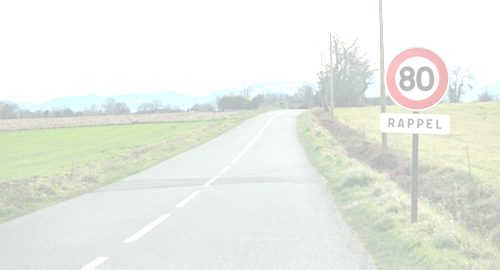
#> input picture EVAL/ressources/route1_bruit2.png, 500 x 270 px
$ python egalisation.py
#> lines starting #> are read from the running program, lines starting #| are printed output that depends on the picture
import cv2
import numpy as np

im1 = cv2.imread('ressources/route1_bruit2.png', cv2.IMREAD_GRAYSCALE)
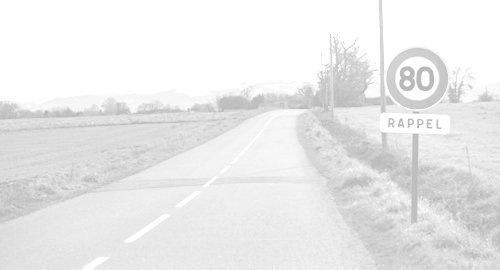
#> im1: shape (270, 500); min 185, max 255, mean 234.4
im1 = np.array(im1)

imgHeight = np.size(im1, 0)
#> imgHeight = 270
imgWidth = np.size(im1, 1)
#> imgWidth = 500
print(imgWidth)
#| 500
result = np.zeros((imgHeight,imgWidth))
result = np.ascontiguousarray(result, dtype=np.uint8)
nbPixels = np.size(im1,0)*np.size(im1,1)
#> nbPixels = 135000

a = np.min(im1)
#> a = 185
b = np.max(im1)
#> b = 255

maxPixelValue = 255

for row in range(imgHeight):
  for pixel in range(imgWidth):
    pixelValue = im1[(row,pixel)]
    hc = float(np.count_nonzero(im1<=pixelValue))/nbPixels
    result[(row, pixel)]= round(maxPixelValue*hc)
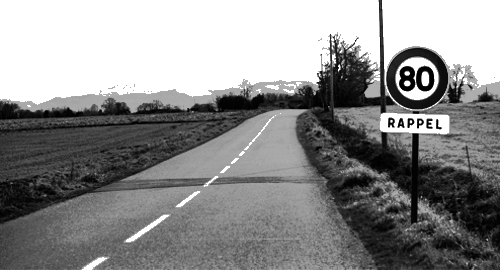
#> result: shape (270, 500); min 1, max 255, mean 141.3

cv2.imwrite('egalisation.png',result)

$ run again, with EVAL/ressources/route1_bruit1.png copied over EVAL/ressources/route1_bruit2.png
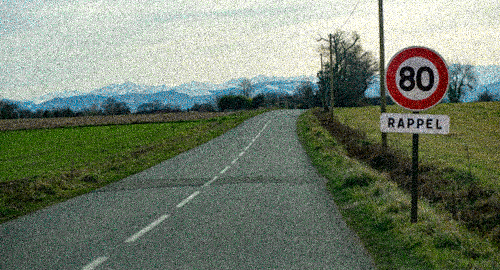
#> input picture EVAL/ressources/route1_bruit1.png, 500 x 270 px
#> `im1 = cv2.imread('ressources/route1_bruit2.png', cv2.IMREAD_GRAYSCALE)`:
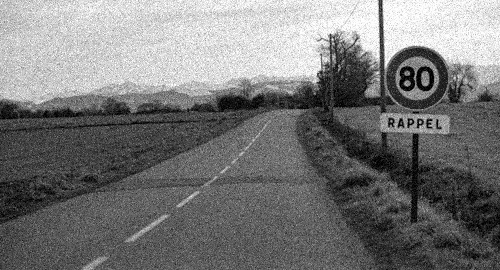
#> im1: shape (270, 500); min 0, max 255, mean 119.8
#> imgHeight = 270
#> imgWidth = 500
#| 500
#> nbPixels = 135000
#> a = 0
#> b = 255
#> after the loop `for row in range(imgHeight):`:
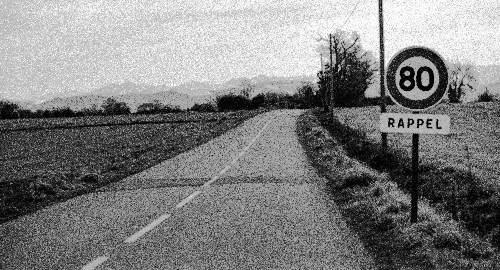
#> result: shape (270, 500); min 1, max 255, mean 128.2
